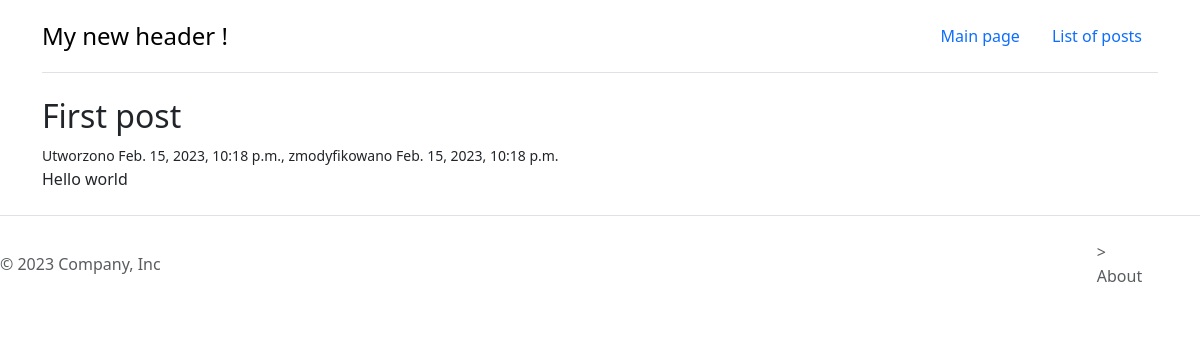
/posts/1, run on the app's committed database.
### posts/models.py (models this page shows, shortened)
class Post(models.Model):
    title = models.CharField(max_length=250)
    content = models.TextField()
    published = models.BooleanField(default=False)
    created = models.DateTimeField(auto_now_add=True)
    modified = models.DateTimeField(auto_now=True)
    sponsored = models.BooleanField(default=False)
    author = models.ForeignKey("auth.User", on_delete=models.CASCADE, related_name="posts")

### posts/views.py (the view)
# urls.py: path('<int:post_id>', post_details, name='details'),
def post_details(request, post_id):
    post = Post.objects.get(pk=post_id)
    context = {'post': post}
    return render(request, 'posts/post_details.html', context)

### posts/templates/posts/post_details.html
{% extends 'base.html' %}
{% block content %}
    <h2>{{ post.title }}</h2>
    <div>
        <small>Utworzono {{ post.created }}, zmodyfikowano {{ post.modified }} </small>
    </div>
    <div>
        <p> {{ post.content }} </p>
    </div>
{% endblock %}

### main/static/main/css/style.css (style rules this page uses)
body { background-color: #fff; }

### data on the page
Post: title "First post", created "Feb. 15, 2023, 10:18 p.m.", modified "Feb. 15, 2023, 10:18 p.m.", content "Hello world"
